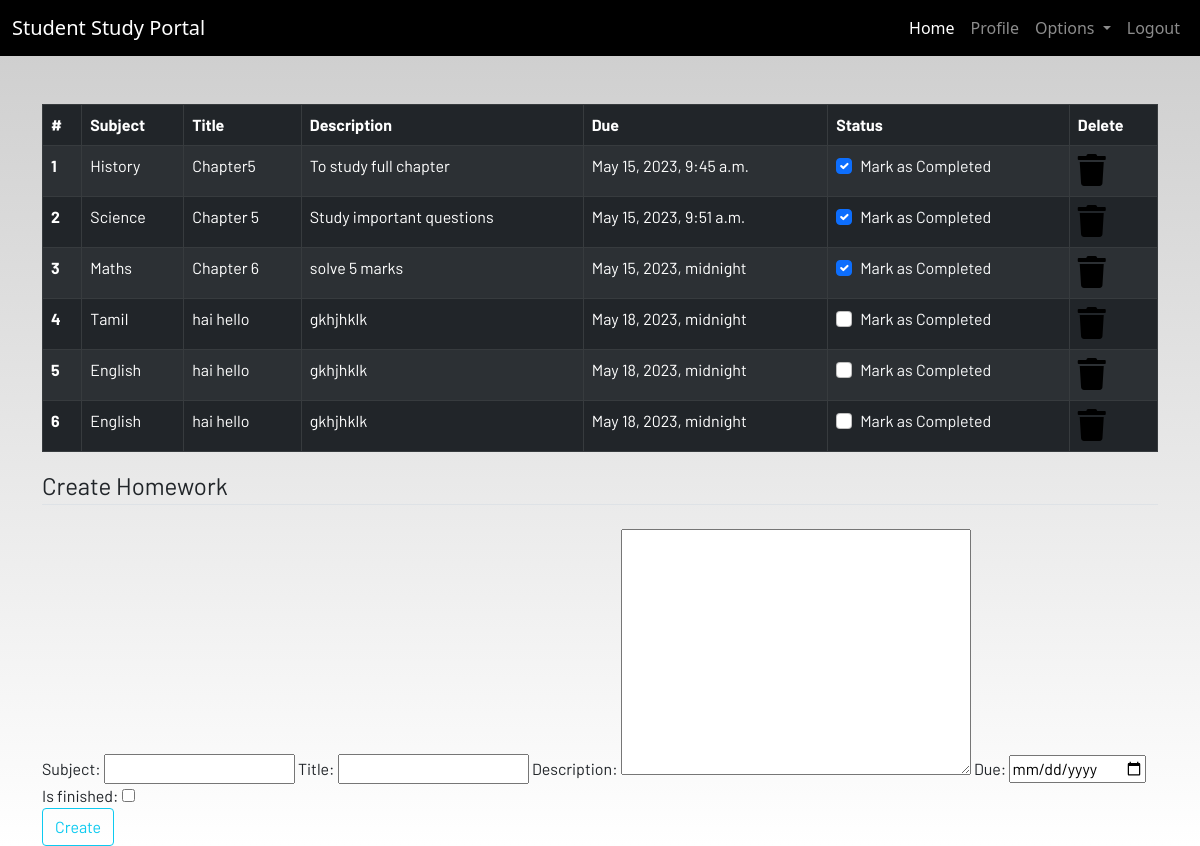
The page /homework (signed in) on the database its author committed.
### dashboard/models.py (models this page shows, shortened)
class Homework(models.Model):
    user = models.ForeignKey(User, on_delete=models.CASCADE)
    subject = models.CharField(max_length=50)
    title = models.CharField(max_length=100)
    description = models.TextField()
    due = models.DateTimeField()
    is_finished = models.BooleanField(default=False)

### dashboard/views.py (the view)
# urls.py: path('homework',views.homework,name="homework"),
@login_required
def homework(request):
    if request.method == 'POST':
        form = HomeworkForm(request.POST)
        if form.is_valid(): # to check all the info is valid or not
            try:
                finished == request.POST['is_finished']
                if finished == 'on':
                    finished = True
                else:
                    finished = False
            except:
                finished = False  # is thier is any struggle in finished is remain false
            homeworks = Homework(
                user = request.user,
                subject = request.POST['subject'],
                title = request.POST['title'],
                description = request.POST['description'],
                due = request.POST['due'],
                is_finished = finished,
            )
            homeworks.save()
            messages.success(request ,f'Homework added from {request.user.username}!!!')
    else:
        form = HomeworkForm()
    homework = Homework.objects.filter(user=request.user)
    if len(homework) == 0:
        homework_done = True
    else:
        homework_done = False
    context = {
        'homeworks':homework,
        'homeworks_done':homework_done,
        'form':form,
        }
    return render(request, 'dashboard/homework.html',context)

### dashboard/forms.py
class HomeworkForm(forms.ModelForm): # inherition
    class Meta:
        model = Homework
        widgets = {'due':DateInput()}
        fields = ['subject','title','description','due','is_finished'] #isfinished is a boolean value check or uncheck

### dashboard/templates/dashboard/homework.html (shortened to what this page needs)
{% extends 'dashboard/index.html' %}
{% load static %}
{% block content %}
<div class="container">
    {% if not homework_done %}
    <table class="table table-striped table-bordered table-hover table-dark">
        <thead>
            <tr>
                <th scope="col">#</th>
                <th scope="col">Subject</th>
                <th scope="col">Title</th>
                <th scope="col">Description</th>
                <th scope="col">Due</th>
                <th scope="col">Status</th>
                <th scope="col">Delete</th>
            </tr>
        </thead>
        <tbody>
            {% for homework in homeworks%}
            <tr>
                <th scope="row">{{forloop.counter}}</th>
                <td>{{homework.subject}}</td>
                <td>{{homework.title}}</td>
                <td>{{homework.description}}</td>
                <td>{{homework.due}}</td>
                <td>
                    <a href="{% url 'update-homework' homework.id %}">
                        <div class="form-check">
                            {% if homework.is_finished == True %}
                            <input class="form-check-input" type="checkbox" value="" checked>
                            {% else %}
                            <input class="form-check-input" type="checkbox" value="">
                            {% endif %}
                            <label class="form-check-label text-light" for="flexCheckDefault">
                                Mark as Completed
                            </label>
                        </div>
                    </a>
                </td>
                <td><a href="{% url 'delete-homework' homework.id%}"><i class="fa fa-trash fa-2x"></i></a></td>
            </tr>
            {% endfor %}
        </tbody>
    </table>
    {% else %}
    <h4>All homeworks are completed!! Create to have more!!</h4>
    {% endif %}
</div>
<div class=" container">
    <form method="POST">
        <fieldset class="form-group">
            <legend class="border-bottom mb-4">Create Homework</legend>
            {{form}}
        </fieldset>
        <div class="form-group">
            <button href="" class="btn btn-outline-info" type="submit">
                Create
            </button>
        </div>
    </form>
</div>
{% endblock content %}

### dashboard/templates/dashboard/index.html (shortened to what this page needs)
<!DOCTYPE html>
{% load static %}
<html lang="en">
<head>
  <link href="https://cdn.jsdelivr.net/npm/bootstrap@5.0.2/dist/css/bootstrap.min.css" rel="stylesheet"
>
  <link rel="stylesheet" href="https://use.fontawesome.com/releases/v5.7.2/css/all.css"
 />
  <link rel="stylesheet" href="{% static 'css/main.css' %}" />
</head>
<body>
  <header>
    <nav class="navbar navbar-expand-lg navbar-dark bg-dark">
      <div class="container-fluid">
        <a class="navbar-brand" href="{% url 'home' %}">Student Study Portal</a>
        <div class="collapse navbar-collapse justify-content-end" id="navbarSupportedContent">
          <ul class="navbar-nav mb-2 mb-lg-0">
            <li class="nav-item">
              <a class="nav-link active" aria-current="page" href="{% url 'home' %}">Home</a>
            </li>
            {% if user.is_authenticated %}
            <li class="nav-item">
              <a class="nav-link" href="{% url 'profile' %}">Profile</a>
            </li>
            <li class="nav-item dropdown">
              <a class="nav-link dropdown-toggle" href="#" id="navbarDropdown" role="button" data-toggle="dropdown"
                aria-haspopup="true" aria-expanded="false">
                Options
              </a>
            </li>
            <li class="nav-item">
              <a class="nav-link" href="{% url 'logout' %}">Logout</a>
            </li>
             {% endif %}
          </ul>
        </div>
      </div>
    </nav>
  </header>
  <br /><br />
  <main>
    {% block content %}
    {% endblock content %}
  </main>
</body>
</html>

### static/css/main.css (style rules this page uses)
html { scroll-behavior: smooth; height: 100%; width: 100%; }
main { font-family: Barlow, Quicksand, Rubik, sans-serif, serif, 'Times New Roman', Times, serif !important; }
.navbar { background-color: rgb(0, 0, 0) !important; }
a { text-decoration: none !important; color: black; }
html, body { max-width: 100%; overflow-x: hidden; height: 100%; width: 100%; }
body { background: linear-gradient(rgba(0, 0, 0, 0.2), rgba(255, 255, 255, 0.5)); overflow-x: hidden; background-repeat: no-repeat; }
.fa { color: black; }

### rows shown on the page
Homework: subject "History", title "Chapter5", description "To study full chapter", due "May 15, 2023, 9:45 a.m."
Homework: subject "Science", title "Chapter 5", description "Study important questions", due "May 15, 2023, 9:51 a.m."
Homework: subject "Maths", title "Chapter 6", description "solve 5 marks", due "May 15, 2023, midnight"
Homework: subject "Tamil", title "hai hello", description "gkhjhklk", due "May 18, 2023, midnight"
Homework: subject "English", title "hai hello", description "gkhjhklk", due "May 18, 2023, midnight"
Homework: subject "English", title "hai hello", description "gkhjhklk", due "May 18, 2023, midnight"
